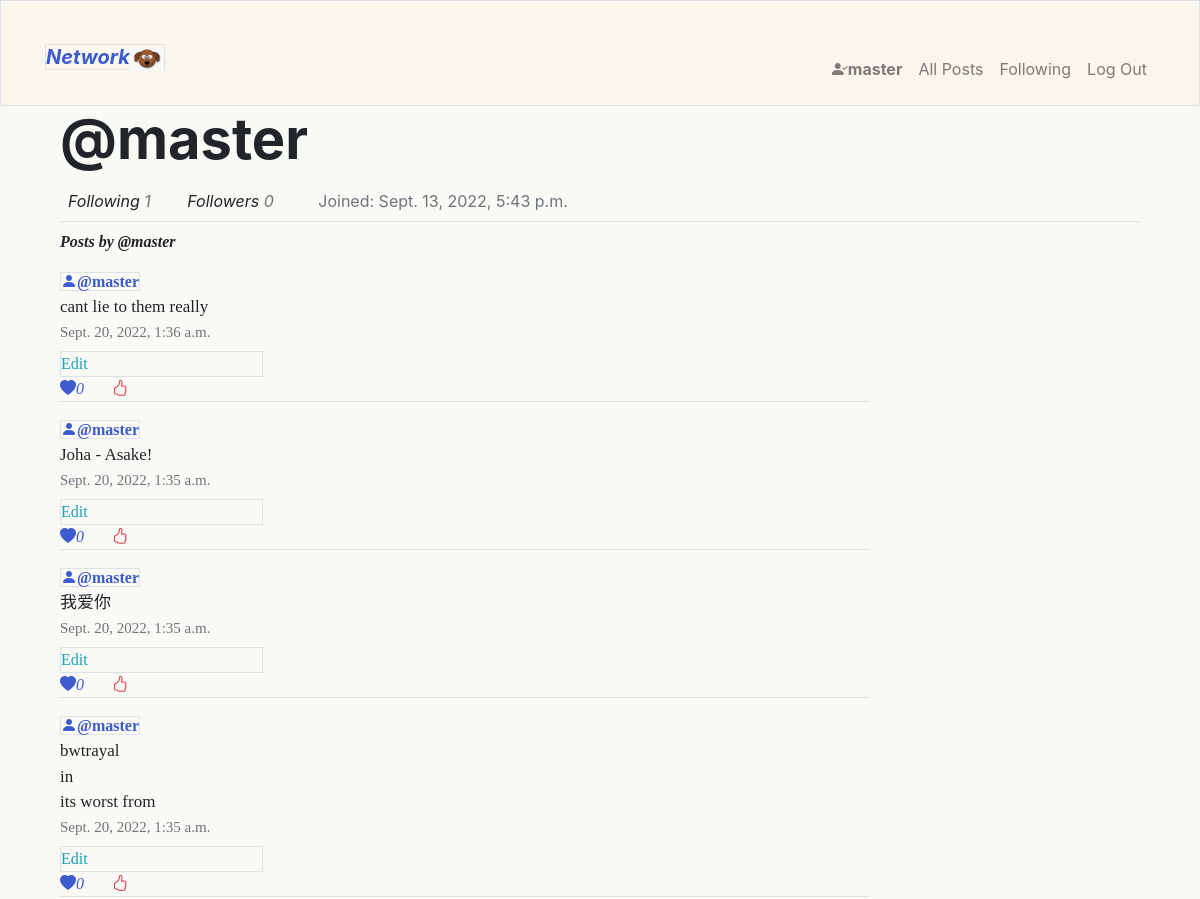
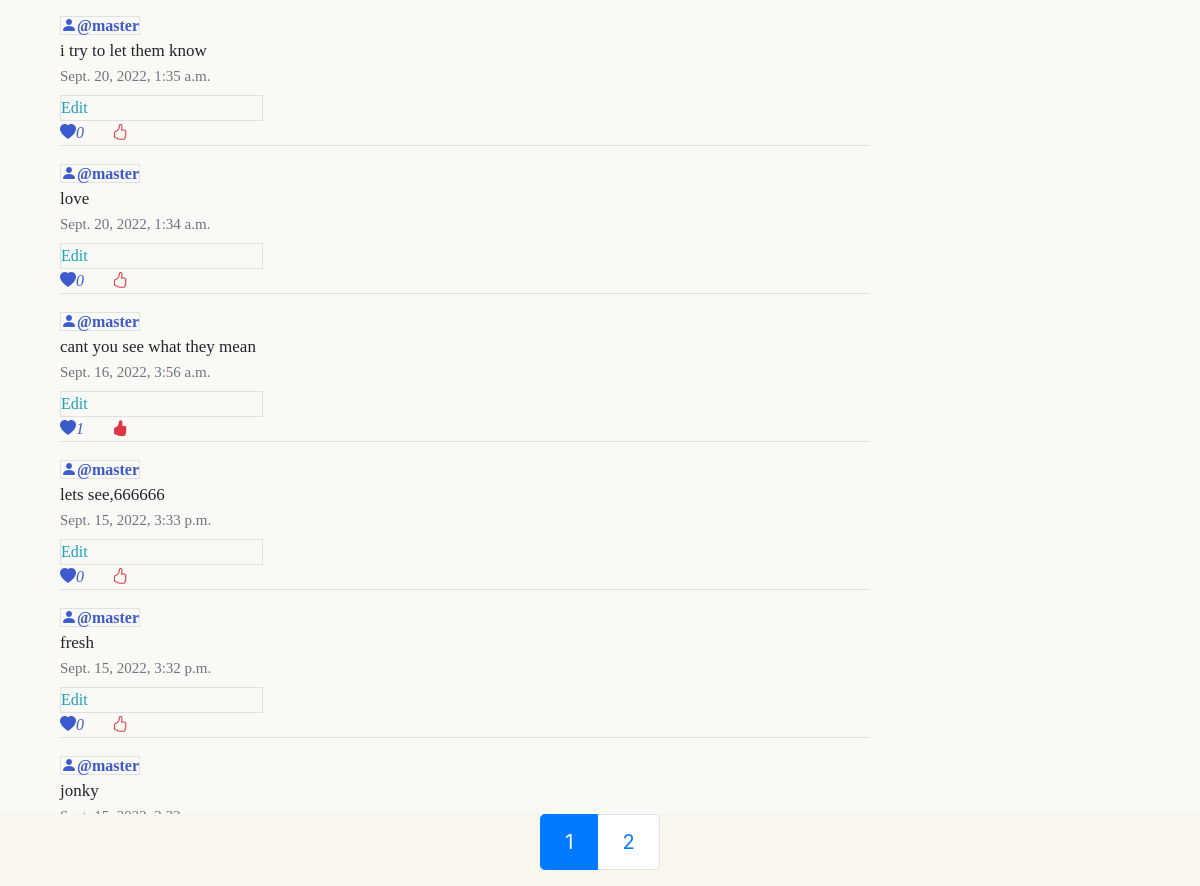
The page /profile/user1/page1 (signed in) on the database its author committed (2 pictures, top to bottom).
### network/models.py (models this page shows, shortened)
class User(AbstractUser):
    followers_number = models.IntegerField(default=0)
    following_number = models.IntegerField(default=0)
    joined = models.DateField(auto_now=True)

class Post(models.Model):
    content = models.CharField(max_length=200)
    likes = models.IntegerField(default=0)
    created = models.DateTimeField(auto_now_add=True)
    user = models.ForeignKey(User,on_delete=models.CASCADE,related_name="post_created")

### network/views.py (the view, shortened to what this page needs)
# urls.py: path("profile/user<int:id>/page<int:page_num>",views.profile,name="profile"),
@login_required
def profile(request,id,page_num):
    if not  request.user.is_authenticated:
        return render(request,"network/login.html",{
            "error":"Session expired ,Login again"
        })
    try:
        user_p = User.objects.get(pk=id)
        user_post = Post.objects.filter(user=user_p).order_by("-created")
        user_likes  = Likes.objects.filter(user=request.user)
        user_liked_post = [x.liked_posts for x in user_likes]
        pages = Paginator(user_post,10)
        current_pages = pages.get_page(page_num)
        return render(request,"network/profile.html",{
        "user_post":current_pages,
        "user_profile" : user_p,
        "liked_posts":user_liked_post
    })
    except User.DoesNotExist:
        return HttpResponse("error, user not found")

### network/templates/network/profile.html (shortened to what this page needs)
{% extends 'network/layout.html' %}
{% block body %}
<div class="container ">
    <div class="border-bottom pb-2">
        <p class=""><span class= "display-4 font-weight-bolder">@{{user_profile.username}}</span> </p>
        <span class="mx-2 font-italic">Following <span class="text-muted">{{user_profile.user_following.count}}</span></span>
        <span class="mx-4 font-italic">Followers <span class="text-muted followers">{{user_profile.user_followers.count}}</span></span>
         <span class="mx-3 text-muted">Joined: {{user_profile.date_joined}}</span>
    </div>
    <div class = "mt-2 posts">
        <p class=""><strong class= "display-5 font-italic fw-bolder">Posts by @{{user_profile.username}}</strong> </p>
        {% for post in user_post %}
        <div class=" mt-3  border-bottom w-75">
            <a class="border " href=" {% url 'profile' post.user.id 1 %}"><i class="bi bi-person-fill  blue-color-tone"></i><strong class=" blue-color-tone">@{{ post.user.username }}</strong></a>
            <div id="post-{{post.id}}-div">
                <p class="post-content-{{post.id}} text-break post-content ">{{post.content|linebreaksbr}}</p>
                <p class="date text-muted ">{{post.created}}</p>
                {% if post.user == request.user %}
                    <a href="" class="edit-post border d-block text-info w-25" data-id="{{post.id}}">Edit</a>
                {% endif %}
            </div>
            {% if post  in liked_posts%}
                <a ><i class="bi bi-heart-fill blue-color-tone" id="like-{{post.id}}">{{post.likes}}</i>    <a href="" class="mx-4 text-danger like-btn" data-id ="{{post.id}}"  data-action="false"><i class="bi bi-hand-thumbs-up-fill"></i></a>
            {% else %}
                <a ><i class="bi bi-heart-fill blue-color-tone" id="like-{{post.id}}">{{post.likes}}</i>    <a href="" class="mx-4 text-danger like-btn" data-id ="{{post.id}}"  data-action="true"><i class="bi bi-hand-thumbs-up"></i></a>
            {% endif %}
        </div>
        {% endfor %}
    </div>
</div>
{% endblock body %}
{% block footer %}
<div class="">
    <nav aria-label="..." class= "fixed-bottom  d-flex justify-content-center ">
        <ul class="pagination pagination-lg">
          <li class="page-item active" aria-current="page">
            <span class="page-link">
              {{user_post.number}}
            </span>
          </li>
          {% if user_post.has_next %}
          <li class="page-item"><a class="page-link" href="{% url 'profile' user.id user_post.next_page_number %}">{{user_post.next_page_number}}</a></li>
          {% endif %}
        </ul>
      </nav>
</div>
{% endblock footer %}

### network/templates/network/layout.html (shortened to what this page needs)
{% load static %}
<!DOCTYPE html>
<html lang="en">
    <head>
        <link rel="stylesheet" href="https://cdn.jsdelivr.net/npm/bootstrap@4.4.1/dist/css/bootstrap.min.css">
        <link rel="stylesheet" href="https://cdn.jsdelivr.net/npm/bootstrap-icons@1.8.3/font/bootstrap-icons.css">
        <link href="{% static 'network/styles.css' %}" rel="stylesheet">
    </head>
    <body  class="bodycon">
        <nav class="navbar sticky-top navbar-expand-lg border pb-3 navbar-light ">
            <div class="container-md  mt-3">
                <a href="/" class="navbar-brand  " >
                    <span class="fw-bold  align-center ">
                        <i class="border "><strong class="blue-color-tone">Network</strong><img class="img-fluid nav-img" src="{% static 'network/images/dog4.png' %}" alt="image of a cute cartoon dog"></i>
                    </span>
                </a>
            <div class="collapse navbar-collapse  justify-content-end align-center" id="main-nav" >
                <ul class="navbar-nav mt-4">
                  {% if user.is_authenticated %}
                      <li class="nav-item">
                          <a class="nav-link" href="{% url 'profile'  user.id  1 %}"><i class="bi bi-person-check-fill"></i><strong>{{ user.username }}</strong></a>
                      </li>
                  {% endif %}
                  <li class="nav-item">
                    <a class="nav-link" href="{% url 'index' %}">All Posts</a>
                  </li>
                  {% if user.is_authenticated %}
                      <li class="nav-item">
                          <a class="nav-link" href="{% url 'following' 1%}">Following</a>
                      </li>
                      <li class="nav-item">
                          <a class="nav-link" href="{% url 'logout' %}">Log Out</a>
                      </li>
                  {% endif %}
                </ul>
              </div>
            </div>
        </nav>
        <div class="container main">
            {% block body %}
            {% endblock %}
        </div>
    </body>
    {% block footer %}{% endblock footer %}
</html>

### network/static/network/styles.css (style rules this page uses)
html { scroll-behavior: smooth; }
nav { background-color: #F9F6EE; }
.bodycon { background-color: #FAF9F6; }
.blue-color-tone { color: rgb(60, 91, 205); }
.posts { font-family:'Times New Roman', Times, serif; }
.date { margin-top:-15px; font-size: 15px; }
.post-content { font-size: 17px; white-space: pre-line; white-space: pre-wrap; }
.edit-post { margin-top: -8px; }
.nav-img { height:22px; }

### rows shown on the page
User: username "master", user_following.count "1", user_followers.count "0", date_joined "Sept. 13, 2022, 5:43 p.m."
Post: user.username "master", content "cant lie to them really", created "Sept. 20, 2022, 1:36 a.m.", likes "0"
Post: user.username "master", content "Joha - Asake!", created "Sept. 20, 2022, 1:35 a.m.", likes "0"
Post: user.username "master", content "我爱你", created "Sept. 20, 2022, 1:35 a.m.", likes "0"
Post: user.username "master", content "bwtrayal in its worst from", created "Sept. 20, 2022, 1:35 a.m.", likes "0"
Post: user.username "master", content "i try to let them know", created "Sept. 20, 2022, 1:35 a.m.", likes "0"
Post: user.username "master", content "love", created "Sept. 20, 2022, 1:34 a.m.", likes "0"
Post: user.username "master", content "cant you see what they mean", created "Sept. 16, 2022, 3:56 a.m.", likes "1"
Post: user.username "master", content "lets see,666666", created "Sept. 15, 2022, 3:33 p.m.", likes "0"
Post: user.username "master", content "fresh", created "Sept. 15, 2022, 3:32 p.m.", likes "0"
Post: user.username "master", content "jonky"

### other values the page prints
{{ user_post.number }} "1"
{{ user_post.next_page_number }} "2"
